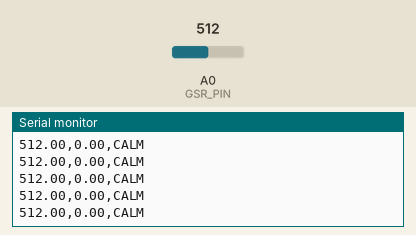
Simulated run of this sketch. Board: Arduino Uno, built with avr-gcc and run on an emulated ATmega328P. On the bench: the last lines printed to the serial monitor. The test bench sets the inputs (shaded band); at power-on: A0 (GSR_PIN) = 512.

Above: at 13.3 s.
13.4 s: A0 (GSR_PIN) set to 545
At 13.7 s:
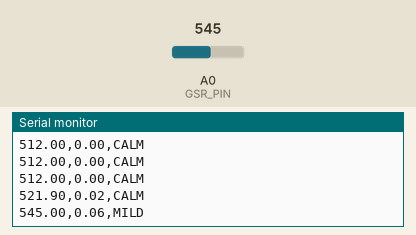
15.5 s: A0 (GSR_PIN) set to 575
At 15.53 s:
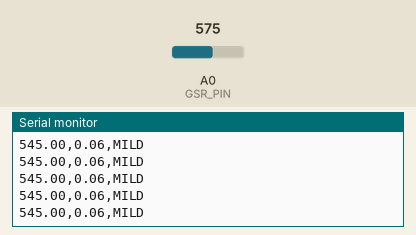
17.0 s: A0 (GSR_PIN) set to 597
At 17.2 s:
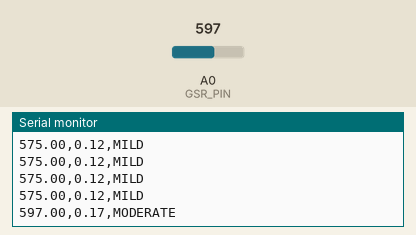
19.0 s: A0 (GSR_PIN) set to 648
At 19.02 s:
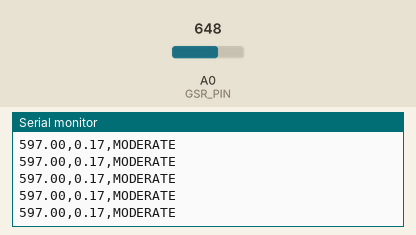
20.5 s: A0 (GSR_PIN) set to 679
At 20.71 s:
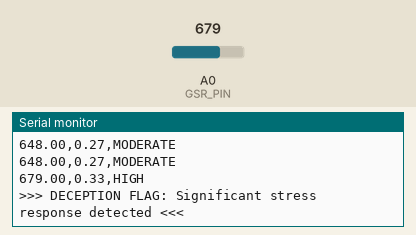
Timing chart, 0 to 23.5 s (numbered marks = the images above; inputs shaded):
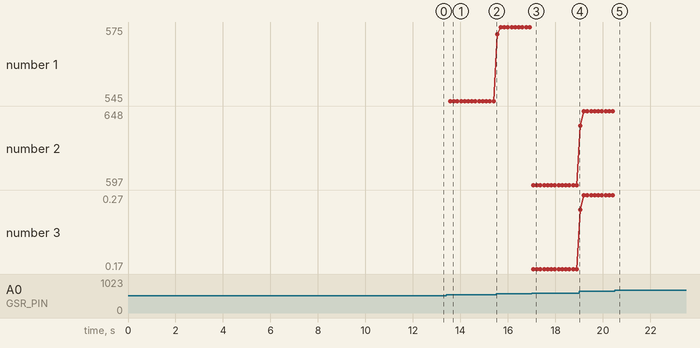

The sketch:

gsr_sensor.ino
```cpp
/*
 * Grove GSR Sensor - Sweat/Stress Monitor for Lie Detection
 * ============================================================
 * Sensor: Grove GSR (SKU 101020052) by Seeed Studio
 * Connect: Grove connector to Arduino A0 (SIG pin)
 *          VCC → 5V (or 3.3V), GND → GND
 *
 * HOW THE SENSOR WORKS:
 * ─────────────────────
 * The GSR sensor measures electrical conductance across the skin.
 * Sweat contains electrolytes which conduct electricity.
 *
 *   HIGHER analog value  →  HIGHER skin conductance
 *                        →  MORE sweat being produced
 *                        →  STRONGER sympathetic nervous system activation
 *                        →  HIGHER stress / arousal / potential deception
 *
 *   LOWER analog value   →  LOWER skin conductance
 *                        →  LESS sweat / drier skin
 *                        →  CALMER / more relaxed state
 *
 * The sensor uses an op-amp (LM324) in a voltage divider configuration.
 * The two finger electrodes form part of that divider. As skin resistance
 * DECREASES (more sweat), output voltage — and therefore the analog read
 * value — INCREASES.
 *
 * NOTE: Raw values vary by individual. Always establish a baseline first.
 *
 * Wiring:
 *   Grove SIG → A0
 *   Grove VCC → 5V
 *   Grove GND → GND
 *   Finger straps → the two white connector leads on the sensor
 */

const int GSR_PIN       = A0;   // Analog input pin
const int SAMPLE_COUNT  = 10;   // Samples to average for noise reduction
const int BASELINE_SECS = 10;   // Seconds to collect baseline at startup

// Thresholds (as % rise above personal baseline)
// Adjust these after testing with your subject
const float THRESHOLD_MILD    = 0.05f;  // 5%  rise  → mild arousal
const float THRESHOLD_MODERATE = 0.15f; // 15% rise  → moderate stress
const float THRESHOLD_HIGH    = 0.30f;  // 30% rise  → high stress / deception flag

float baselineValue = 0.0f;
float peakValue     = 0.0f;
float minValue      = 1023.0f;

// ─── Helper: read smoothed GSR value ────────────────────────────────────────
float readGSR() {
  long sum = 0;
  for (int i = 0; i < SAMPLE_COUNT; i++) {
    sum += analogRead(GSR_PIN);
    delay(5);
  }
  return (float)sum / SAMPLE_COUNT;
}

// ─── Establish personal baseline ────────────────────────────────────────────
void calibrate() {
  Serial.println("=== GSR CALIBRATION ===");
  Serial.println("Sit still and breathe normally...");

  long   total    = 0;
  int    samples  = 0;
  unsigned long startTime = millis();

  while (millis() - startTime < (unsigned long)BASELINE_SECS * 1000) {
    float val = readGSR();
    total  += (long)val;
    samples++;
    Serial.print("Calibrating... ");
    Serial.println(val);
    delay(200);
  }

  baselineValue = (float)total / samples;
  peakValue     = baselineValue;
  minValue      = baselineValue;

  Serial.print("Baseline established: ");
  Serial.println(baselineValue);
  Serial.println("=======================");
  Serial.println("FORMAT: timestamp_ms, raw_value, delta_pct, stress_level");
}

// ─── Classify stress level ───────────────────────────────────────────────────
String classifyStress(float deltaPct) {
  if      (deltaPct >= THRESHOLD_HIGH)     return "HIGH";
  else if (deltaPct >= THRESHOLD_MODERATE) return "MODERATE";
  else if (deltaPct >= THRESHOLD_MILD)     return "MILD";
  else                                      return "CALM";
}

// ─── Setup ───────────────────────────────────────────────────────────────────
void setup() {
  Serial.begin(9600);
  Serial.println("Grove GSR Sensor - Lie Detection Monitor");
  Serial.println("Attach finger straps to index and middle fingers.");
  delay(2000);
  calibrate();
}

// ─── Main loop ─────────────────────cl──────────────────────────────────────────
void loop() {
  float currentValue = readGSR();

  // Track peak and min since calibration
  if (currentValue > peakValue) peakValue = currentValue;
  if (currentValue < minValue)  minValue  = currentValue;

  // Delta as a fraction of baseline
  // Positive = MORE sweat than baseline (higher arousal)
  // Negative = LESS sweat than baseline (calmer than resting)
  float deltaPct = (currentValue - baselineValue) / baselineValue;

  String stressLevel = classifyStress(deltaPct);

  // Serial output (CSV — easy to graph in Serial Plotter or Python)
  //Serial.print(millis());
  //Serial.print(",");
  Serial.print(currentValue);
  Serial.print(",");
  Serial.print(deltaPct, 2);   // as percentage
  Serial.print(",");
  Serial.println(stressLevel);

  // Optional: visual alert on HIGH
  if (stressLevel == "HIGH") {
    // Uncomment if you have an LED on pin 13:
    // digitalWrite(LED_BUILTIN, HIGH);
    Serial.println(">>> DECEPTION FLAG: Significant stress response detected <<<");
  }

  delay(100);  // 10 Hz sample rate — fast enough to catch sudden spikes
}

/*
 * INTERPRETING VALUES FOR LIE DETECTION:
 * ──────────────────────────────────────
 * A sudden SPIKE in the raw value (and deltaPct) after a question is the
 * key indicator. You are looking for:
 *
 *  1. LATENCY: Spike usually occurs 1–4 seconds after a stressful stimulus.
 *     The Arduino timestamps help you correlate questions to responses.
 *
 *  2. MAGNITUDE: How much above baseline?
 *     - < 5%   → Normal variation, ignore
 *     - 5–15%  → Mild — may be reaction to any unexpected question
 *     - 15–30% → Moderate — noteworthy, context-dependent
 *     - > 30%  → Strong — significant sympathetic activation
 *
 *  3. RECOVERY TIME: Deceptive responses often show prolonged elevation.
 *     Innocent surprise spikes sharply and recovers quickly.
 *
 *  4. CONTROL QUESTIONS: Always ask known-true and known-false control
 *     questions first to calibrate THAT person's response range.
 *
 * IMPORTANT DISCLAIMER:
 * GSR alone is NOT a reliable lie detector. Stress ≠ deception.
 * Anxiety, surprise, embarrassment, or focus all raise GSR.
 * This is a research/educational tool only.
 */
```

Measured:
- the behaviour switches between 537 and 538 on A0 (GSR_PIN) (found by bisection; images 0 and 1)
- the behaviour switches between 588 and 589 on A0 (GSR_PIN) (found by bisection; images 2 and 3)
- the behaviour switches between 665 and 666 on A0 (GSR_PIN) (found by bisection; images 4 and 5)
- after the input at 13.4 s, the serial monitor: prints a new line at once (image 1)
- after the input at 17.0 s, the serial monitor: prints a new line after 0.07 s (image 3)
- after the input at 20.5 s, the serial monitor: prints a new line after 0.07 s (image 5)
- plotted number 1: 545 → 575 after the input at 15.5 s
- plotted number 2: 597 → 648 after the input at 19.0 s
